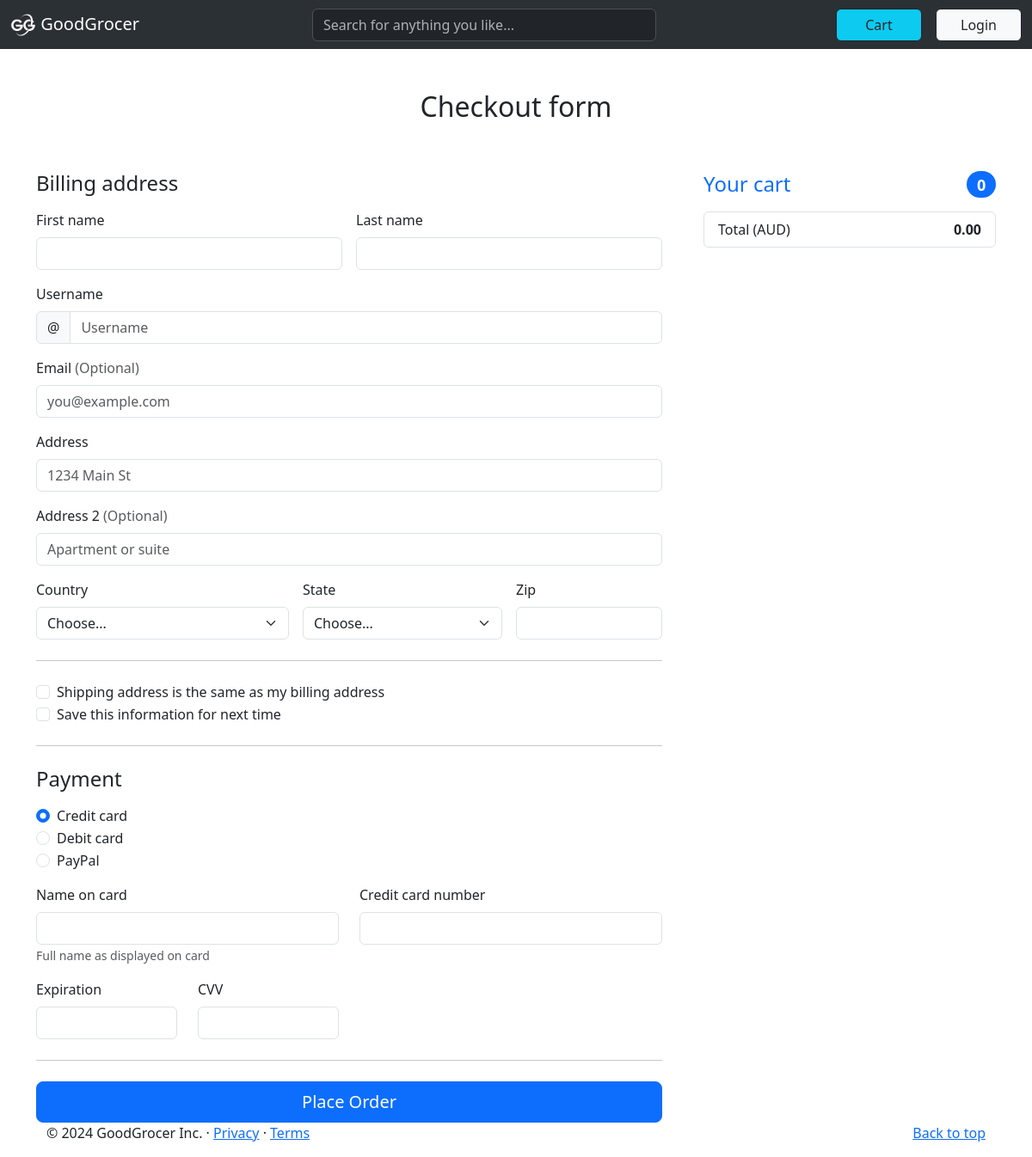
Page /checkout/2 on the earlier database version.
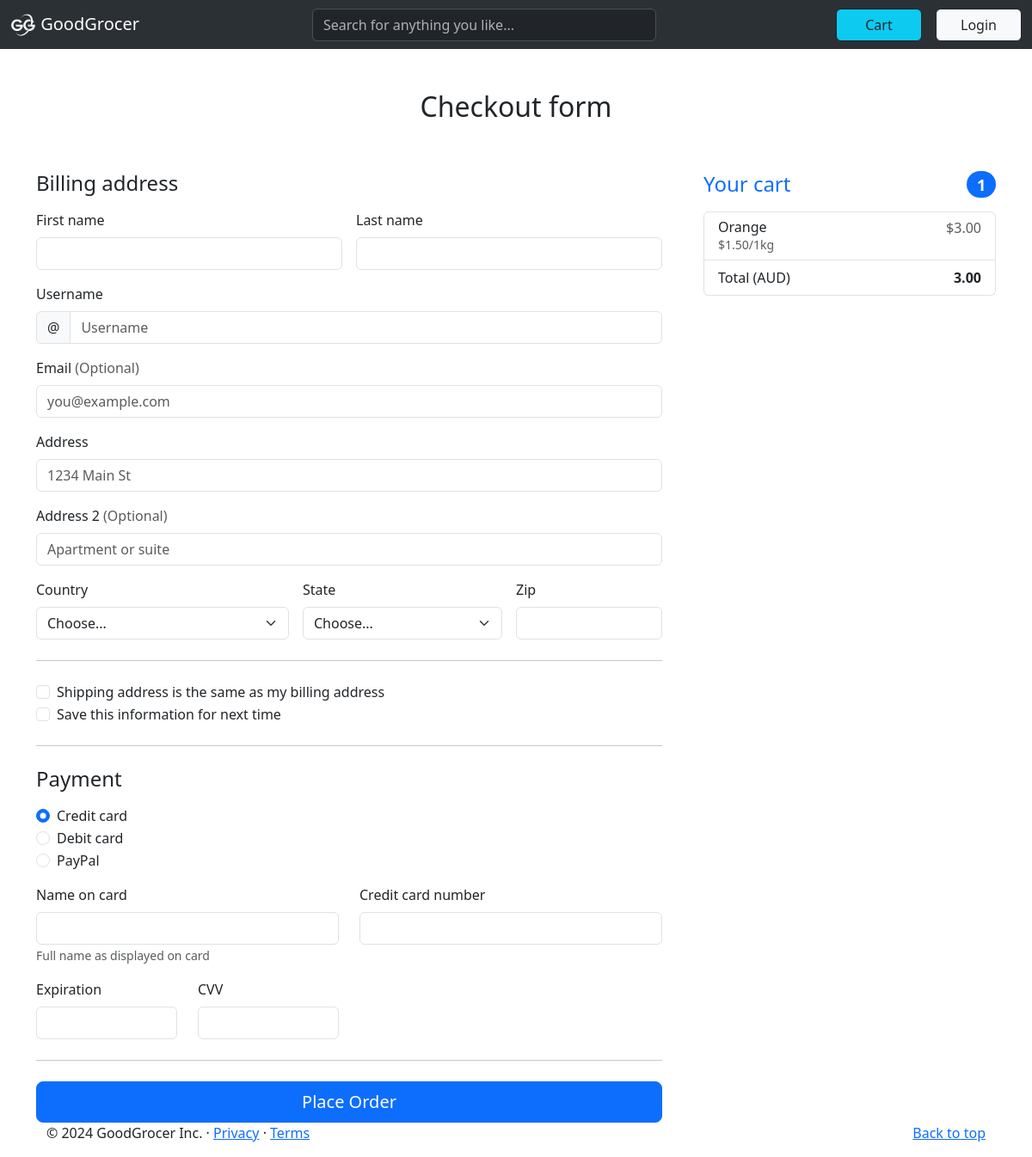
Same page on the later database version.
### home/models.py (models this page shows, shortened)
class CartItem(models.Model):
    cart = models.ForeignKey(Cart, on_delete=models.CASCADE)
    product = models.ForeignKey(productItem, on_delete=models.CASCADE)
    quantity = models.PositiveIntegerField(default=1)
    def total_price(self):
        return self.quantity * self.product.price

class productItem(models.Model):
    subcategory = models.ForeignKey(productSubcategory, on_delete=models.CASCADE)
    name = models.CharField(max_length=200)
    quantity = models.CharField(max_length=100)
    price = models.FloatField()
    onDeal = models.BooleanField(null=True, blank=True)
    imageTag = models.CharField(max_length=200)

### home/views.py (the view)
# urls.py: path('checkout/<str:pk>', views.checkoutPage, name="checkout"),
def checkoutPage(request, pk):
    if request.method == 'POST':
        givenUser = User.objects.get(id=request.user.id)
        cart = Cart.objects.get(user=givenUser)
        if cart:
            cart.delete()
        return redirect('orderPlaced')
    givenUser = User.objects.get(id=pk)
    cart, created = Cart.objects.get_or_create(user=givenUser)
    cartItems = cart.cartitem_set.all()
    total_price = sum(item.total_price() for item in cartItems)
    total_items = cartItems.count()
    context = {
        'cartItems': cartItems, 'total_price': total_price, 'total_items':total_items}
    return render(request, 'checkout.html', context)

### templates/checkout.html (shortened to what the changed rows need)
{% extends 'main.html' %}
{% load static %}
{% block body %}
<div class="container">
    <main>
      <div class="py-5 text-center">
        <h2>Checkout form</h2>
      </div>
      <div class="row g-5">
        <div class="col-md-5 col-lg-4 order-md-last">
          <h4 class="d-flex justify-content-between align-items-center mb-3">
            <span class="text-primary">Your cart</span>
            <span class="badge bg-primary rounded-pill">{{total_items}}</span>
          </h4>
          <ul class="list-group mb-3">
            {% for item in cartItems %}
            <li class="list-group-item d-flex justify-content-between lh-sm">
              <div>
                <h6 class="my-0">{{item.product.name}}</h6>
                <small class="text-body-secondary">${{item.product.price|floatformat:2}}/{{item.product.quantity}}</small>
              </div>
              <span class="text-body-secondary">${{item.total_price|floatformat:2}}</span>
            </li>
            {% endfor %}
            <li class="list-group-item d-flex justify-content-between">
              <span>Total (AUD)</span>
              <strong>{{total_price|floatformat:2}}</strong>
            </li>
          </ul>
        </div>
      </div>
    </main>
{% endblock body %}

Differences in the rows shown:
added CartItem: product.name "Orange", product.price "1.50", product.quantity "1kg", total_price "3.00"
Other differences:
{{ total_items }}: "0" → "1"
{{ total_price|floatformat:2 }}: "0.00" → "3.00"
